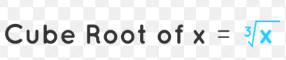
#> input picture Statistics & Probability/Transformation/Normalization/images/cube.png, 286 x 60 px, found by its file name
$ jupyter execute 'cube root transformation.ipynb'
#> lines starting #> are read from the running program, lines starting #| are printed output that depends on the picture
1. [Cube Root Transformation](#cube-root-transformation)

#### Cube Root Transformation:
- achieves ```normality``` of data
- transforms data into ```gaussian``` distributed data
- used to reduce the impact of ```outliers```
- reduce ```skew``` and ```kurtosis```
- reduce ```right/+ve``` skewed data
- works with ```+ve```, ```-ve``` and ```0``` values

[cell 1]
from PIL import Image
from IPython.display import display

img = Image.open('images/cube.png')
#> img is the input picture: PIL image 286x60 RGBA; mean R, G, B, A 231.4, 233.4, 233.9, 255
new_image = img.resize((130, 60))
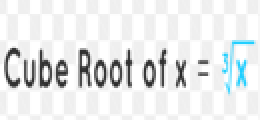
#> new_image: PIL image 130x60 RGBA (shown 2 times larger); mean R, G, B, A 231.2, 233.2, 233.8, 255
display(new_image)


$ run again, with Statistics & Probability/Transformation/Normalization/images/boxcox.png copied over Statistics & Probability/Transformation/Normalization/images/cube.png
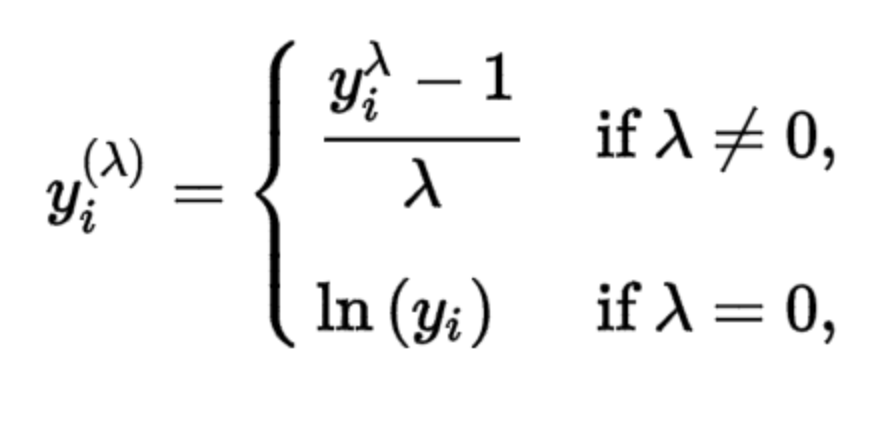
#> input picture Statistics & Probability/Transformation/Normalization/images/boxcox.png, 884 x 422 px, found by its file name
#> img is the input picture: PIL image 884x422 P; mean R, G, B 244.7, 244.7, 244.7
#> `new_image = img.resize((130, 60))`:
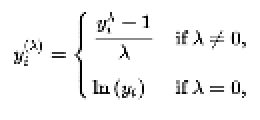
#> new_image: PIL image 130x60 P (shown 2 times larger); min 0, max 255, mean 245

$ run again, with Statistics & Probability/Transformation/Normalization/images/exp.png copied over Statistics & Probability/Transformation/Normalization/images/cube.png
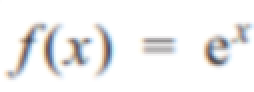
#> input picture Statistics & Probability/Transformation/Normalization/images/exp.png, 127 x 46 px, found by its file name (shown 2 times larger)
#> img is the input picture: PIL image 127x46 RGBA; mean R, G, B, A 241.5, 241.3, 241.3, 255
#> `new_image = img.resize((130, 60))`:
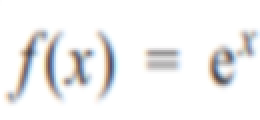
#> new_image: PIL image 130x60 RGBA (shown 2 times larger); mean R, G, B, A 241.5, 241.3, 241.3, 255

$ run again, with Statistics & Probability/Transformation/Normalization/images/log.png copied over Statistics & Probability/Transformation/Normalization/images/cube.png
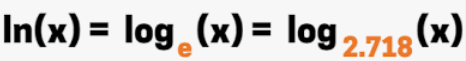
#> input picture Statistics & Probability/Transformation/Normalization/images/log.png, 466 x 61 px, found by its file name
#> img is the input picture: PIL image 466x61 RGBA; mean R, G, B, A 209, 205.2, 202.7, 255
#> `new_image = img.resize((130, 60))`:
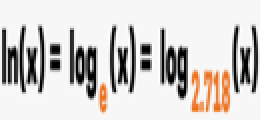
#> new_image: PIL image 130x60 RGBA (shown 2 times larger); mean R, G, B, A 209.2, 205.5, 202.9, 255
